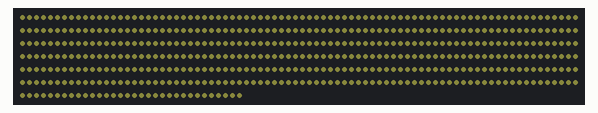
This sketch was run on a simulated Arduino Uno, built with avr-gcc and run on an emulated ATmega328P. Parts: 512 RGB LEDs in strip order, left to right, continuing on the next row. Dim RGB values are drawn brighter than linear; what the sketch prints to the serial monitor is not drawn.

Above: at 0.1 s.

The sketch:

samsung_01_breathing.ino
```cpp
// led_color_test.ino - 메인 실행 파일

#include "control.h"

void setup() {
  Serial.begin(115200);
  Serial.println("LED 27초 시퀀스 시작");

  initNeoPixel();  // NeoPixel 초기화
}

void loop() {
  static bool done = false;

  if (!done) {
    unsigned long start = millis();

    // 27초 시퀀스 실행
    sequence27sec();

    unsigned long elapsed = millis() - start;
    Serial.print("실행 시간: ");
    Serial.print(elapsed);
    Serial.println("ms");

    // LED 끄기
    turnOffAllLED();

    done = true;
    Serial.println("완료");
  }
}

/*
타이밍:
- 30% → 70%: 2.7초 (27단계 × 100ms)
- 70% → 30%: 2.7초 (27단계 × 100ms)
- 1사이클: 5.4초
- 5사이클: 27초
*/
```

control.cpp
```cpp
// control.cpp - LED 제어 함수 구현

#include "control.h"

//================= NeoPixel 객체 =================
Adafruit_NeoPixel strip(LED_COUNT, LED_PIN, PIXEL_TYPE);

//================= 초기화 함수 =================
void initNeoPixel() {
  strip.begin();                         // NeoPixel 스트립 초기화
  strip.show();                          // 모든 픽셀 끄기
  strip.setBrightness(DEFAULT_BRIGHTNESS); // 기본 밝기 설정
}

//================= 기본 제어 함수 =================

// 모든 LED 켜기 (512개 전체)
void turnOnAllLED(int red, int green, int blue) {
  for(int i = 0; i < LED_COUNT; i++) {
    strip.setPixelColor(i, strip.Color(red, green, blue));
  }
  strip.show();
}

// 모든 LED 끄기 (512개 전체)
void turnOffAllLED() {
  strip.clear();
  strip.show();
}

//================= 페이드 효과 함수 (단순 선형) =================

// 2.7초 동안 선형으로 색상 변경
void linearFade(int fromR, int fromG, int fromB,
                int toR, int toG, int toB) {

  int steps = 27;  // 27단계 (2.7초 / 0.1초 = 27)
  int stepDelay = 100;  // 100ms = 0.1초

  for(int i = 0; i <= steps; i++) {
    // 선형 보간 계산
    int currentR = fromR + ((toR - fromR) * i / steps);
    int currentG = fromG + ((toG - fromG) * i / steps);
    int currentB = fromB + ((toB - fromB) * i / steps);

    // 모든 LED에 적용
    turnOnAllLED(currentR, currentG, currentB);

    if(i < steps) {  // 마지막 단계에서는 delay 없음
      delay(stepDelay);
    }
  }
}

//================= 27초 시퀀스 =================
void sequence27sec() {
  // 색상 정의
  int color30_R = 110, color30_G = 110, color30_B = 60;  // 30% 컬러
  int color70_R = 140, color70_G = 140, color70_B = 60;  // 70% 컬러

  // 시작: 30% 색상으로 설정
  turnOnAllLED(color30_R, color30_G, color30_B);

  // 5사이클 실행
  for(int cycle = 0; cycle < 5; cycle++) {
    // 30% → 70% (2.7초)
    linearFade(color30_R, color30_G, color30_B,
               color70_R, color70_G, color70_B);

    // 70% → 30% (2.7초)
    linearFade(color70_R, color70_G, color70_B,
               color30_R, color30_G, color30_B);
  }
}
```

control.h
```cpp
// control.h - 함수 선언 헤더 파일

#ifndef CONTROL_H
#define CONTROL_H

#include <Adafruit_NeoPixel.h>
#include "config.h"

// 초기화 함수
void initNeoPixel();

// LED 제어 함수들
void turnOnAllLED(int red, int green, int blue);
void turnOffAllLED();

// 선형 페이드 함수
void linearFade(int fromR, int fromG, int fromB,
                int toR, int toG, int toB);

// 27초 시퀀스
void sequence27sec();

#endif
```

config.h
```cpp
#ifndef CONFIG_H
#define CONFIG_H

// NeoPixel 핀 설정
#define LED_PIN    6

// NeoPixel 개수
#define LED_COUNT  512

// 기본 밝기 설정 (0-255)
#define DEFAULT_BRIGHTNESS 20

// NeoPixel 타입 설정
#define PIXEL_TYPE (NEO_GRB + NEO_KHZ800)

#endif
```
